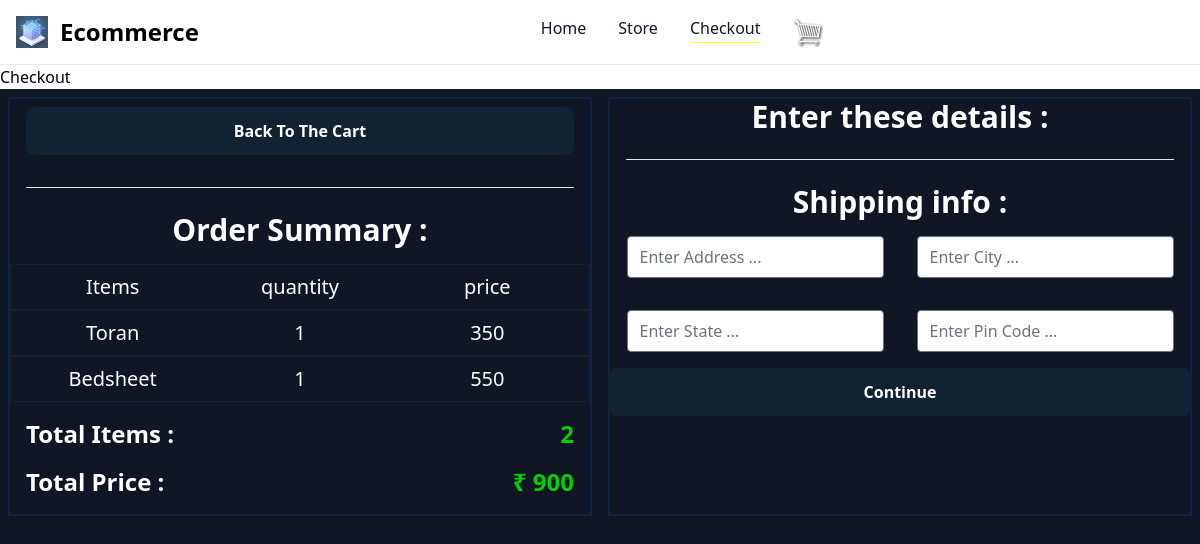
The app's page /checkout/ (signed in) with its own data.
### store/models.py (models this page shows, shortened)
class OrderItems(models.Model):
    product = models.ForeignKey(Product , on_delete=models.SET_NULL , blank = True , null = True)
    order = models.ForeignKey(Order , on_delete=models.SET_NULL , blank = True , null = True)
    quantity = models.IntegerField(default = 0 , null = True , blank = True)
    date_added_item = models.DateTimeField(auto_now_add=True)
    @property
    def get_total(self):
        total = self.product.price * self.quantity
        return total

class Product(models.Model):
    name = models.CharField(max_length = 100 , null = False)
    price = models.IntegerField(max_length = 10)
    image = models.ImageField(blank = True  , null = True)

class Order(models.Model):
    customer = models.ForeignKey(Customer , on_delete = models.SET_NULL , blank=True , null=True)
    date_of_order = models.DateTimeField(auto_now_add = True)
    is_order_complete = models.BooleanField(default = False , null = True , blank = False)
    transaction_id = models.CharField(max_length = 200 , null = True)
    @property
    def get_cart_total_price(self):
        order_items = self.orderitems_set.all()
        total = sum([item.get_total for item in order_items])
        return total
    @property
    def get_cart_total_items(self):
        order_items = self.orderitems_set.all()
        total = sum([item.quantity for item in order_items])
        return total

### store/views.py (the view)
# urls.py: path('checkout/' , views.checkout , name = "checkout"),
def checkout(request):
    if request.user.is_authenticated:
        customer = request.user.customer
        order , created = Order.objects.get_or_create(customer = customer , is_order_complete = False)
        items = order.orderitems_set.all()
        total_cart_items = order.get_cart_total_items
    else:
        items = []
        order = {'get_cart_total_items':0 , 'get_cart_total_price':0}
        total_cart_items = order['get_cart_total_items']
    context = {'items':items , 'order':order , 'total_cart_items':total_cart_items }
    return render(request , 'checkout.html' , context)

### templates/checkout.html (shortened to what this page needs)
<!DOCTYPE html>
<html lang="en">
  <head>
  </head>
  <body>
    {% extends "index.html" %}
    {% block content %}
    {% load static %}
    <div class="pt-[65px]">
      <h1 class="bg-white">Checkout</h1>
      <div class='p-2 grid grid-cols-1 gap-4 md:grid-cols-2 w-full'>
        <div class='text-white flex flex-col order-2 border border-[2px] border-[#112244]'>
            <form action="submit" id='form'>
            <h1 class='flex justify-center items-center text-3xl font-bold'>Enter these details :</h1>
            <br>
            <hr class='mx-4'>
            <br>
            <h1 class='flex justify-center items-center text-3xl font-bold'>Shipping info :</h1>
            <div class='grid drid-cols-1 md:grid-cols-2 place-items-center text-[#000000]'>
                <div class='m-2'>
                    <input type="text" name='address' placeholder='Enter Address ...' class='rounded m-2'>
                </div>
                <div class='m-2'>
                    <input type="text" name='city' placeholder='Enter City ...' class='rounded m-2'>
                </div>
                <div class='m-2'>
                    <input type="text" name='state' placeholder='Enter State ...' class='rounded m-2'>
                </div>
                <div class='m-2'>
                    <input type="text" name='pincode' placeholder='Enter Pin Code ...' class='rounded m-2'>
                </div>
            </div>
            <button type="submit" class="font-bold text-white bg-[#112233] hover:bg-[#223344] rounded-lg p-3 w-full" id="form-button">
                Continue
            </button>
        </form>
        </div>
          <div class='text-white flex flex-col border border-[2px] border-[#112244]'>
            <div class='m-2 px-2 flex justify-center items-center'>
                <button class='font-bold text-white bg-[#112233] hover:bg-[#223344] rounded-lg p-3 w-full'>
                    Back To The Cart
                </button>
            </div>
            <br>
            <hr class='mx-4'>
            <br>
            <h1 class='flex justify-center items-center text-3xl font-bold mb-4'>Order Summary :</h1>
            <div class='grid grid-cols-3 border-[1px] border-[#112233] p-2 place-items-center'>
                <h1 class='text-xl'>Items</h1>
                <h1 class='text-xl'>quantity</h1>
                <h1 class='text-xl'>price</h1>
            </div>
            {% for item in items %}
            <div class='grid grid-cols-3 border-[1px] border-[#112233] p-2 place-items-center'>
                <h1 class='text-xl'>{{ item.product.name }}</h1>
                <h1 class='text-xl'>{{ item.quantity }}</h1>
                <h1 class='text-xl'>{{ item.product.price }}</h1>
            </div>
            {% endfor %}
                <div class='m-2'>
                    <div class='flex justify-between items-center'>
                        <h1 class='text-2xl font-bold p-2'>Total Items :  </h1>
                        <h1 class='text-2xl font-bold p-2 text-[#00D100]'>{{order.get_cart_total_items}} </h1>
                    </div>
                    <div class='flex justify-between items-center'>
                        <h1 class='text-2xl font-bold p-2'>Total Price : </h1>
                        <h1 class='text-2xl font-bold p-2 text-[#00D100]'>₹ {{order.get_cart_total_price}}</h1>
                    </div>
                </div>
        </div>
    </div>
    </div>
    {% endblock content %}

### records on screen
OrderItems: product.name "Toran", quantity "1", product.price "350"
OrderItems: product.name "Bedsheet", quantity "1", product.price "550"
Order: get_cart_total_items "2", get_cart_total_price "900"
